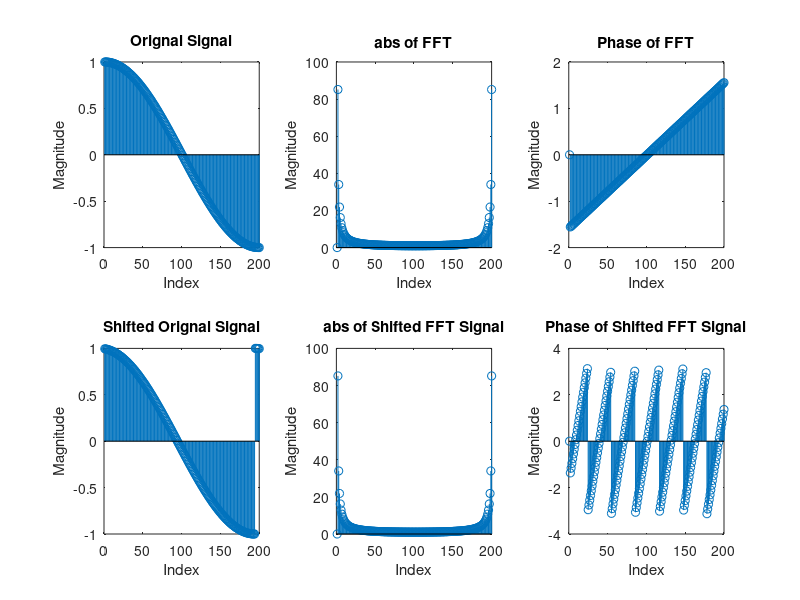

The MATLAB source for this figure:
n = linspace(0, pi, 200);
x = cos(n);
%fft_phase_shift
x_fft = fft(x);
x_fft_phase_shift = zeros(1, numel(n));
x_fft_phase_shift(1:100) = x_fft(101:200);
x_fft_phase_shift(101:200) = x_fft(1:100);
%fft_time_shift
x_ = x(7:200);
x_(195:200) = x(1:6);
x_fft_time_shift = fft(x_);

subplot(2,3,1);
stem(x)
title('Orignal Signal');
xlabel('Index');
ylabel('Magnitude');
subplot(2,3,2);
stem(abs(x_fft))
title('abs of FFT');
xlabel('Index');
ylabel('Magnitude');
subplot(2,3,3);
stem(angle(x_fft+0.0000000001))
title('Phase of FFT');
xlabel('Index');
ylabel('Magnitude');
subplot(2,3,4);
stem(x_)
title('Shifted Orignal Signal');
xlabel('Index');
ylabel('Magnitude');
subplot(2,3,5);
stem(abs(x_fft_time_shift))
title('abs of Shifted FFT Signal');
xlabel('Index');
ylabel('Magnitude');
subplot(2,3,6);
stem(angle(x_fft_time_shift+0.0000000001))
title('Phase of Shifted FFT Signal');
xlabel('Index');
ylabel('Magnitude');
